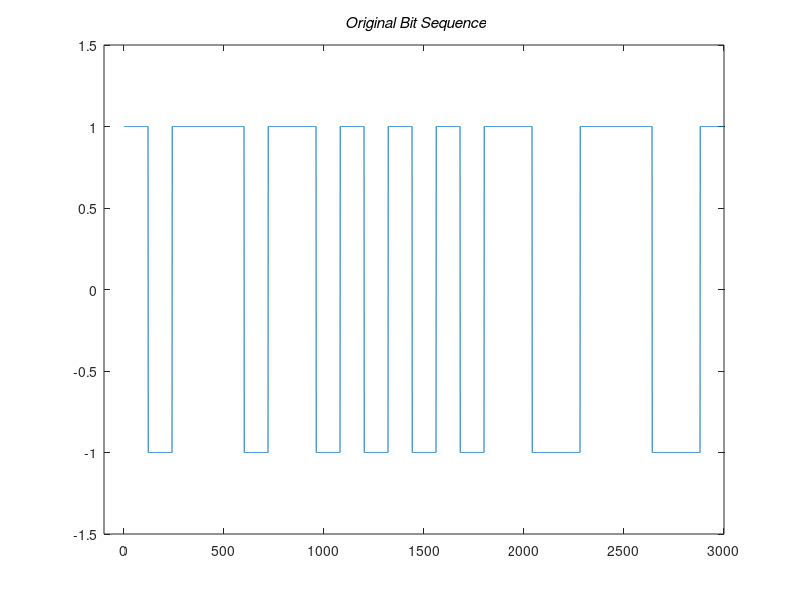
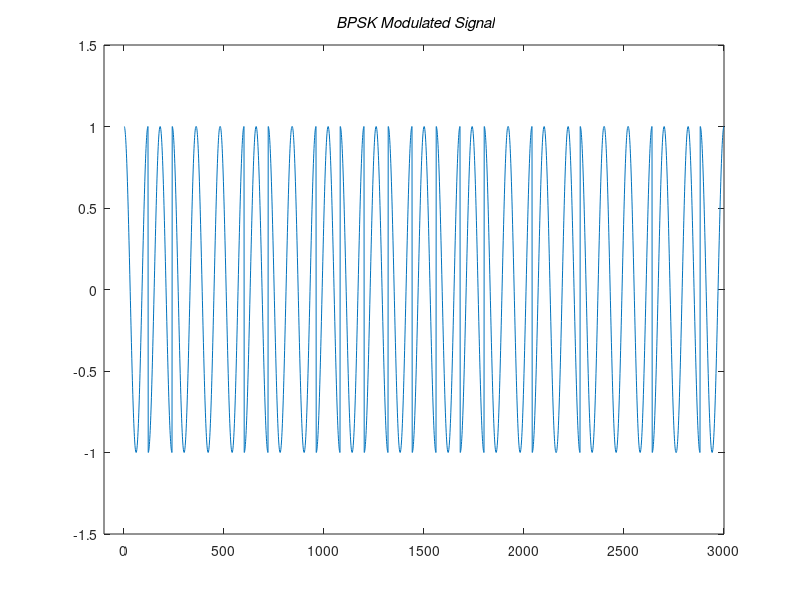
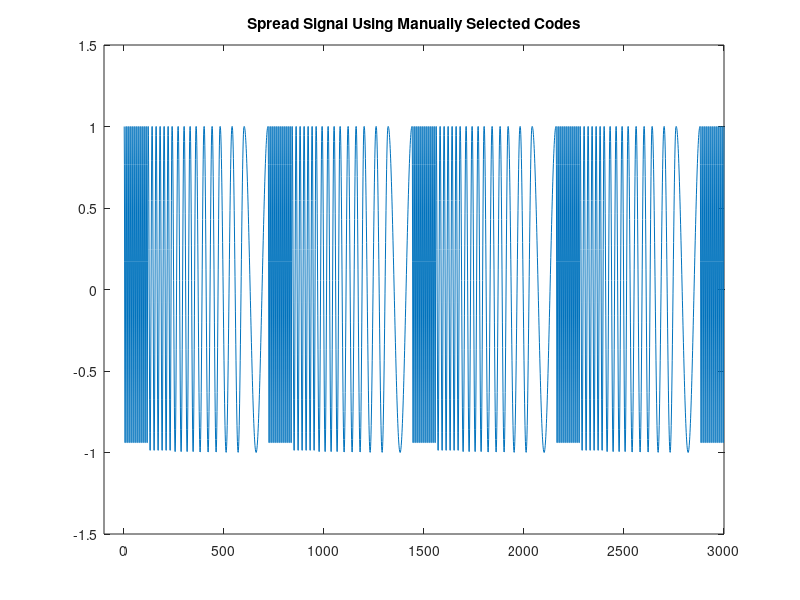
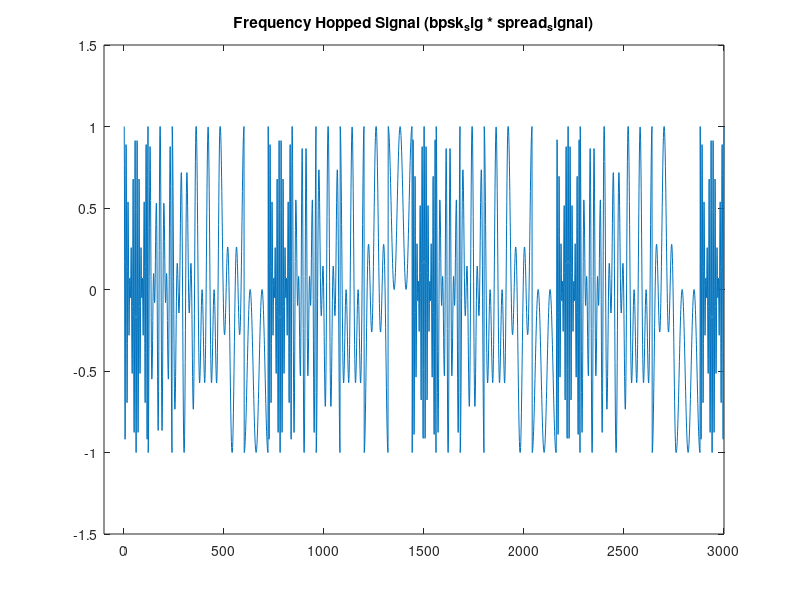

MATLAB code to generate these figures, in order:
s=round(rand(1,25));
signal=[];
carrier=[];
T= 120;
t= [ 0:2*pi/ (T-1):2*pi];
for k=1:25
    if s(1,k)==0
        sig = -ones(1,T);
    else
        sig= ones (1,T);
    end 
    c=cos(t);
    carrier=[carrier c];
    signal=[signal sig];
end

figure (1);
plot(signal);
axis([-100 3000 -1.5 1.5]);
title('\bf\it Original Bit Sequence');


bpsk_sig= signal.*carrier;
figure(2);
plot (bpsk_sig);
axis([-100 3000 -1.5 1.5]);
title ('\bf\it BPSK Modulated Signal');

t1=[0:2*pi/9:2*pi];
t2=[0:2*pi/19:2*pi];
t3=[0:2*pi/29:2*pi];
t4=[0:2*pi/39:2*pi];
t5=[0:2*pi/59:2*pi];
t6=[0:2*pi/119:2*pi];
c1=cos(t1);
c1=[c1 c1 c1 c1 c1 c1 c1 c1 c1 c1 c1 c1];
c2=cos(t2);
c2=[c2 c2 c2 c2 c2 c2];
c3=cos(t3);
c3=[c3 c3 c3 c3];
c4=cos(t4);
c4=[c4 c4 c4];
c5=cos(t5);
c5=[c5 c5];
c6=cos(t6);

spread_signal=[];
for n=1:25
c=randi([1 6],1,1);
switch(c)
    case(1)
        spread_signal = [spread_signal c1];
    case(2)
        spread_signal = [spread_signal c2];
    case(3)
        spread_signal = [spread_signal c3];
    case(4)
        spread_signal = [spread_signal c4];
    case(5)
        spread_signal = [spread_signal c5];
    case(6)
        spread_signal = [spread_signal c6];
end
end
spread_signal = [];
codes = {c1, c2, c3, c4, c5, c6};

for n = 1:25
c = mod(n-1, 6) + 1;
spread_signal = [spread_signal, codes{c}];
end

figure (3);
plot(spread_signal);
axis([-100 3000 -1.5 1.5]);
title('Spread Signal Using Manually Selected Codes');

freq_hopped_sig = bpsk_sig .* spread_signal;

figure (4);
plot(freq_hopped_sig);
axis([-100 3000 -1.5 1.5]);
title('Frequency Hopped Signal (bpsk_sig * spread_signal)');

demod_psk=freq_hopped_sig.*spread_signal;

figure(5)
plot (demod_psk);
axis([-100 3000 -1.5 1.5]);
title('demod_psk=freq_hopped_sig.*spread_signal');